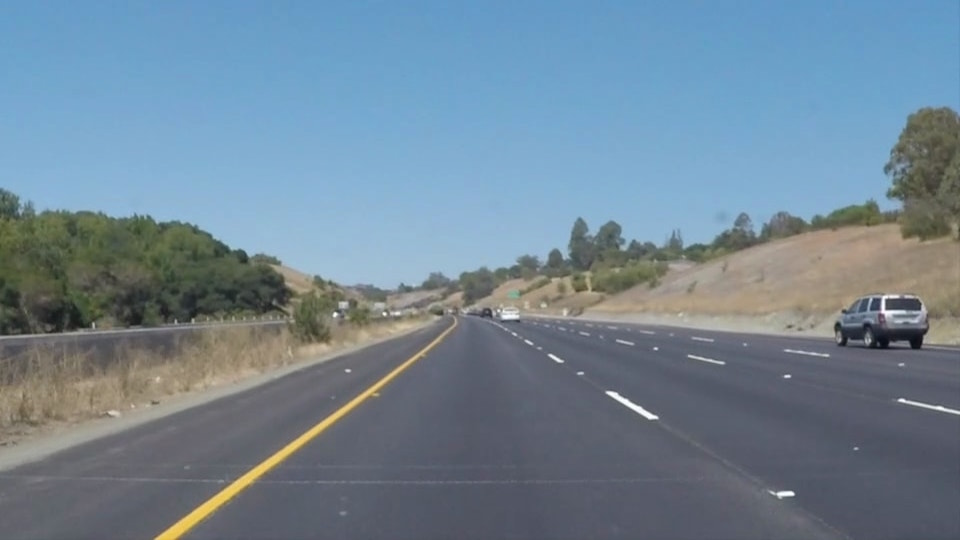
#> input picture test_images/solidYellowCurve.jpg, 960 x 540 px
$ jupyter execute --allow-errors P1.ipynb   (shell and % lines are left out)
#> lines starting #> are read from the running program, lines starting #| are printed output that depends on the picture; after the words box and inside, x2 and y2 are one past the last pixel; in counts of white or black regions, pixels touching at a corner belong together
# Self-Driving Car Engineer Nanodegree

## Project: **Finding Lane Lines on the Road**
***
In this project, you will use the tools you learned about in the lesson to identify lane lines on the road.  You can develop your pipeline on a series of individual images, and later apply the result to a video stream (really just a series of images). Check out the video clip "raw-lines-example.mp4" (also contained in this repository) to see what the output should look like after using the helper functions below.

Once you have a result that looks roughly like "raw-lines-example.mp4", you'll need to get creative and try to average and/or extrapolate the line segments you've detected to map out the full extent of the lane lines.  You can see an example of the result you're going for in the video "P1_example.mp4".  Ultimately, you would like to draw just one line for the left side of the lane, and one for the right.

In addition to implementing code, there is a brief writeup to complete. The writeup should be completed in a separate file, which can be either a markdown file or a pdf document. There is a [write up template](https://github.com/udacity/CarND-LaneLines-P1/blob/master/writeup_template.md) that can be used to guide the writing process. Completing both the code in the Ipython notebook and the writeup template will cover all of the [rubric points](https://review.udacity.com/#!/rubrics/322/view) for this project.

---
Let's have a look at our first image called 'test_images/solidWhiteRight.jpg'.  Run the 2 cells below (hit Shift-Enter or the "play" button above) to display the image.

**Note: If, at any point, you encounter frozen display windows or other confounding issues, you can always start again with a clean slate by going to the "Kernel" menu above and selecting "Restart & Clear Output".**

---

**The tools you have are color selection, region of interest selection, grayscaling, Gaussian smoothing, Canny Edge Detection and Hough Tranform line detection.  You  are also free to explore and try other techniques that were not presented in the lesson.  Your goal is piece together a pipeline to detect the line segments in the image, then average/extrapolate them and draw them onto the image for display (as below).  Once you have a working pipeline, try it out on the video stream below.**

---

<figure>

 <figcaption>
 <p></p>
 <p style="text-align: center;"> Your output should look something like this (above) after detecting line segments using the helper functions below </p>
 </figcaption>
</figure>
 <p></p>
<figure>

 <figcaption>
 <p></p>
 <p style="text-align: center;"> Your goal is to connect/average/extrapolate line segments to get output like this</p>
 </figcaption>
</figure>

**Run the cell below to import some packages.  If you get an `import error` for a package you've already installed, try changing your kernel (select the Kernel menu above --> Change Kernel).  Still have problems?  Try relaunching Jupyter Notebook from the terminal prompt.  Also, consult the forums for more troubleshooting tips.**

## Import Packages

[cell 1]
#importing some useful packages
import matplotlib.pyplot as plt
import matplotlib.image as mpimg
import numpy as np
import cv2

## Read in an Image

[cell 2]
#reading in an image
image = mpimg.imread('test_images/solidYellowCurve.jpg')
#> image is the input picture: shape (540, 960, 3); mean R, G, B 113, 133.4, 149

#printing out some stats and plotting
print('This image is:', type(image), 'with dimensions:', image.shape)
#| This image is: <class 'numpy.ndarray'> with dimensions: (540, 960, 3)
plt.imshow(image)  # if you wanted to show a single color channel image called 'gray', for example, call as plt.imshow(gray, cmap='gray')

## Ideas for Lane Detection Pipeline

**Some OpenCV functions (beyond those introduced in the lesson) that might be useful for this project are:**

`cv2.inRange()` for color selection
`cv2.fillPoly()` for regions selection
`cv2.line()` to draw lines on an image given endpoints
`cv2.addWeighted()` to coadd / overlay two images
`cv2.cvtColor()` to grayscale or change color
`cv2.imwrite()` to output images to file
`cv2.bitwise_and()` to apply a mask to an image

**Check out the OpenCV documentation to learn about these and discover even more awesome functionality!**

## Helper Functions

Below are some helper functions to help get you started. They should look familiar from the lesson!

[cell 3]
import math

def grayscale(img):
    """Applies the Grayscale transform
    This will return an image with only one color channel
    but NOTE: to see the returned image as grayscale
    (assuming your grayscaled image is called 'gray')
    you should call plt.imshow(gray, cmap='gray')"""
    return cv2.cvtColor(img, cv2.COLOR_RGB2GRAY)
    # Or use BGR2GRAY if you read an image with cv2.imread()
    # return cv2.cvtColor(img, cv2.COLOR_BGR2GRAY)

def canny(img, low_threshold, high_threshold):
    """Applies the Canny transform"""
    return cv2.Canny(img, low_threshold, high_threshold)

def gaussian_blur(img, kernel_size):
    """Applies a Gaussian Noise kernel"""
    return cv2.GaussianBlur(img, (kernel_size, kernel_size), 0)

def region_of_interest(img, vertices):
    """
    Applies an image mask.

    Only keeps the region of the image defined by the polygon
    formed from `vertices`. The rest of the image is set to black.
    """
    #defining a blank mask to start with
    mask = np.zeros_like(img)

    #defining a 3 channel or 1 channel color to fill the mask with depending on the input image
    if len(img.shape) > 2:
        channel_count = img.shape[2]  # i.e. 3 or 4 depending on your image
        ignore_mask_color = (255,) * channel_count
    else:
        ignore_mask_color = 255

    #filling pixels inside the polygon defined by "vertices" with the fill color
    cv2.fillPoly(mask, vertices, ignore_mask_color)

    #returning the image only where mask pixels are nonzero
    masked_image = cv2.bitwise_and(img, mask)
    return masked_image


def draw_lines(origimg, img, lines, color=[255, 0, 0], thickness=10):
    """
    NOTE: this is the function you might want to use as a starting point once you want to
    average/extrapolate the line segments you detect to map out the full
    extent of the lane (going from the result shown in raw-lines-example.mp4
    to that shown in P1_example.mp4).

    Think about things like separating line segments by their
    slope ((y2-y1)/(x2-x1)) to decide which segments are part of the left
    line vs. the right line.  Then, you can average the position of each of
    the lines and extrapolate to the top and bottom of the lane.

    This function draws `lines` with `color` and `thickness`.
    Lines are drawn on the image inplace (mutates the image).
    If you want to make the lines semi-transparent, think about combining
    this function with the weighted_img() function below
    """
    #for line in lines:
    #    for x1,y1,x2,y2 in line:
    #        cv2.line(img, (x1, y1), (x2, y2), color, thickness)

    x_right = []
    y_right = []
    x_left = []
    y_left = []
    min_degree=10
    max_degree=40

    for line in lines:
        for x1, y1, x2, y2 in line:
                if x2 != x1:
                    slope = ((y2 - y1) / (x2 - x1))
                    slope_degrees = np.arctan(slope)*180/np.pi
                    if (slope_degrees > min_degree and slope_degrees < max_degree) or (slope_degrees < -min_degree and slope_degrees > -max_degree):
                        if slope >= 0 and x1>=480 and x2>=480:  #Right lane
                            x_right.append(x1)
                            x_right.append(x2)
                            y_right.append(y1)
                            y_right.append(y2)
                        elif x1<480 and x2<480:  #Left lane
                            x_left.append(x1)
                            x_left.append(x2)
                            y_left.append(y1)
                            y_left.append(y2)

    # [4 lines of commented-out code are left out]

    fitR = np.polyfit(x_right, y_right, 1)
    fit_functionR = np.poly1d(fitR)
    #print (fit_functionR)
    x1R = min(x_right)
    y1R = int(fit_functionR(x1R))
    x2R = max(x_right)
    y2R = int(fit_functionR(x2R))
    cv2.line(origimg, (x1R, y1R), (x2R, y2R), color, thickness)

    fitL = np.polyfit(x_left, y_left, 1)
    fit_functionL = np.poly1d(fitL)
    #print (fit_functionL)
    x1L = min(x_left)
    y1L = int(fit_functionL(x1L))
    x2L = max(x_left)
    y2L = int(fit_functionL(x2L))
    cv2.line(origimg, (x1L, y1L), (x2L, y2L), color, thickness)


def hough_lines(origimg, img, rho, theta, threshold, min_line_len, max_line_gap):
    """
    `img` should be the output of a Canny transform.

    Returns an image with hough lines drawn.
    """
    lines = cv2.HoughLinesP(img, rho, theta, threshold, np.array([]), minLineLength=min_line_len, maxLineGap=max_line_gap)
    line_img = np.zeros((img.shape[0], img.shape[1], 3), dtype=np.uint8)
    draw_lines(origimg, line_img, lines)
    return origimg

# Python 3 has support for cool math symbols.

# [13 lines left out: function weighted_img, not called in this run]

## Test Images

Build your pipeline to work on the images in the directory "test_images"
**You should make sure your pipeline works well on these images before you try the videos.**

[cell 4]
import os
imgList=os.listdir("test_images/")
print(imgList)

## Build a Lane Finding Pipeline

Build the pipeline and run your solution on all test_images. Make copies into the `test_images_output` directory, and you can use the images in your writeup report.

Try tuning the various parameters, especially the low and high Canny thresholds as well as the Hough lines parameters.

[cell 5]
# TODO: Build your pipeline that will draw lane lines on the test_images
# then save them to the test_images_output directory.
for imgs in imgList:
    image = mpimg.imread('test_images/'+imgs)
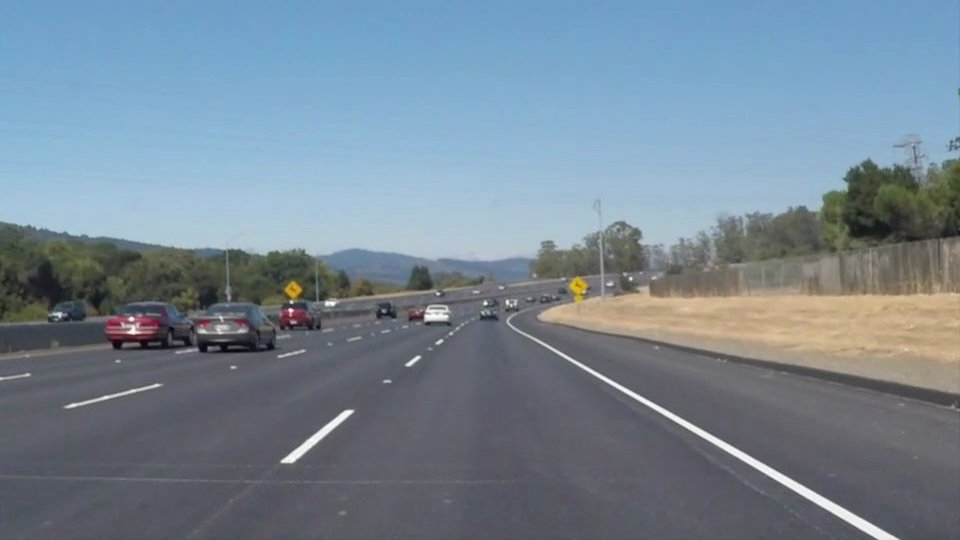
#> input picture test_images/solidWhiteCurve.jpg, 960 x 540 px
#> image is the input picture: shape (540, 960, 3); mean R, G, B 118.5, 134.5, 148.1
    tempImage=np.copy(image)

    gray = grayscale(tempImage)
#> in grayscale, `return cv2.cvtColor(img, cv2.COLOR_RGB2GRAY)`:
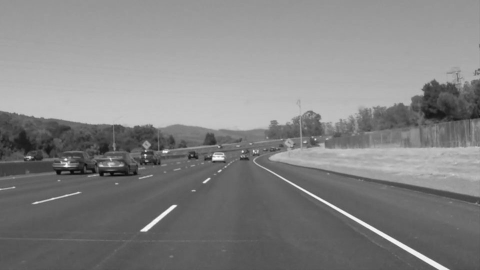
#> returned value: shape (540, 960) (shown at 1/2 size); min 5, max 255, mean 131.2
    #plt.imshow(gray, cmap='gray')

    kernel_size=5
    blur_gray=gaussian_blur(gray, kernel_size)

    edges = canny(blur_gray,50,110)
#> in canny, `return cv2.Canny(img, low_threshold, high_threshold)`:
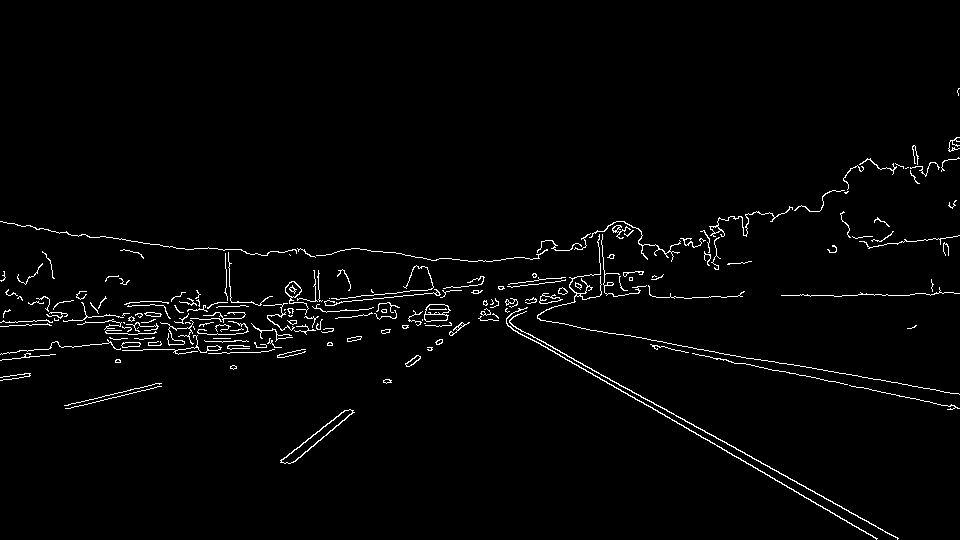
#> returned value: shape (540, 960); 2% white in thin lines or dots, all inside (x1, y1, x2, y2) = (0, 88, 960, 540)
    #plt.imshow(edges, cmap='Greys_r')

    vertices=np.array([[(0,540),(400,335),(590,335),(960,540)]],dtype=np.int32)
    masked_images=region_of_interest(edges,vertices)
#> in region_of_interest, `cv2.fillPoly(mask, vertices, ignore_mask_color)`:
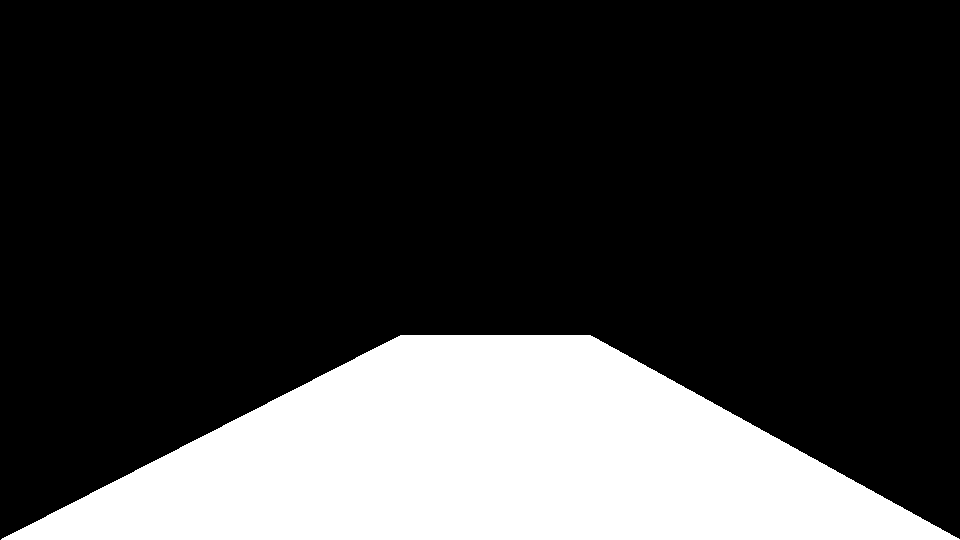
#> mask: shape (540, 960); 22.8% white; 1 white region, box (x1, y1, x2, y2) and area: (1, 335, 960, 540) 118055
#> in region_of_interest, `masked_image = cv2.bitwise_and(img, mask)`:
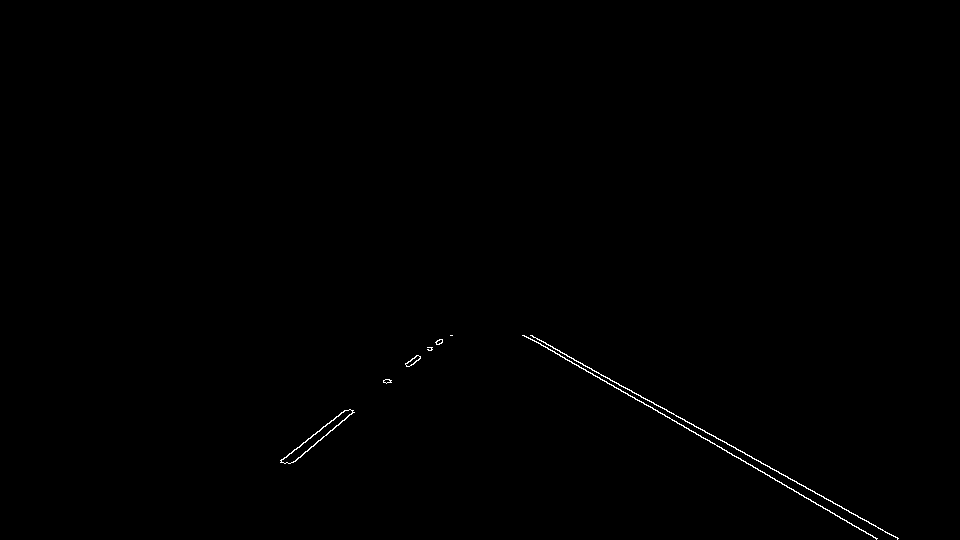
#> masked_image: shape (540, 960); 0.29% white in thin lines or dots, all inside (x1, y1, x2, y2) = (280, 335, 899, 540)
    #plt.imshow(masked_images)

    rho=1
    theta=np.pi/180
    threshold=1
    min_line_length=2
    min_line_gap=2
    line_image = np.copy(image)
    line_image = hough_lines(np.copy(image), masked_images, rho, theta, threshold, min_line_length, min_line_gap)
#> in hough_lines, `lines = cv2.HoughLinesP(img, rho, theta, threshold, np.array([]), minL..`: lines = 107 rows, first 6: [569, 361, 569, 356], [576, 365, 576, 360], [555, 353, 555, 348], [758, 470, 822, 506], [301, 445, 305, 441], [816, 504, 877, 538]
#> the loop in draw_lines, `for line in lines:` made 107 passes
#> after the loop in draw_lines, `for line in lines:`: x_left = 42 values, max 440 at index 21, min 284 at index 10, mean 354.4; x_right = 52 values, max 898 at index 7, min 522 at index 10, mean 681.2; y_left = 42 values, max 463 at index 10, min 343 at index 21, mean 408; y_right = 52 values, max 538 at index 3, min 335 at index 10, mean 423.8
#> in draw_lines, `fitR = np.polyfit(x_right, y_right, 1)`: fitR = [0.573, 33.76]
#> in draw_lines, `x1R = min(x_right)`: x1R = 522
#> in draw_lines, `y1R = int(fit_functionR(x1R))`: y1R = 332
#> in draw_lines, `x2R = max(x_right)`: x2R = 898
#> in draw_lines, `y2R = int(fit_functionR(x2R))`: y2R = 547
#> in draw_lines, `cv2.line(origimg, (x1R, y1R), (x2R, y2R), color, thickness)`:
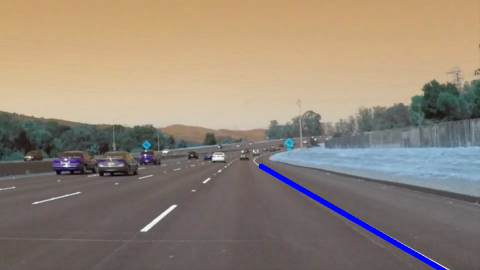
#> origimg: shape (540, 960, 3) (shown at 1/2 size); mean of channels 0, 1, 2 119.2, 133, 146.6; drawn as B, G, R
#> in draw_lines, `fitL = np.polyfit(x_left, y_left, 1)`: fitL = [-0.823, 699.6]
#> in draw_lines, `x1L = min(x_left)`: x1L = 284
#> in draw_lines, `y1L = int(fit_functionL(x1L))`: y1L = 465
#> in draw_lines, `x2L = max(x_left)`: x2L = 440
#> in draw_lines, `y2L = int(fit_functionL(x2L))`: y2L = 337
#> in draw_lines, `cv2.line(origimg, (x1L, y1L), (x2L, y2L), color, thickness)`:
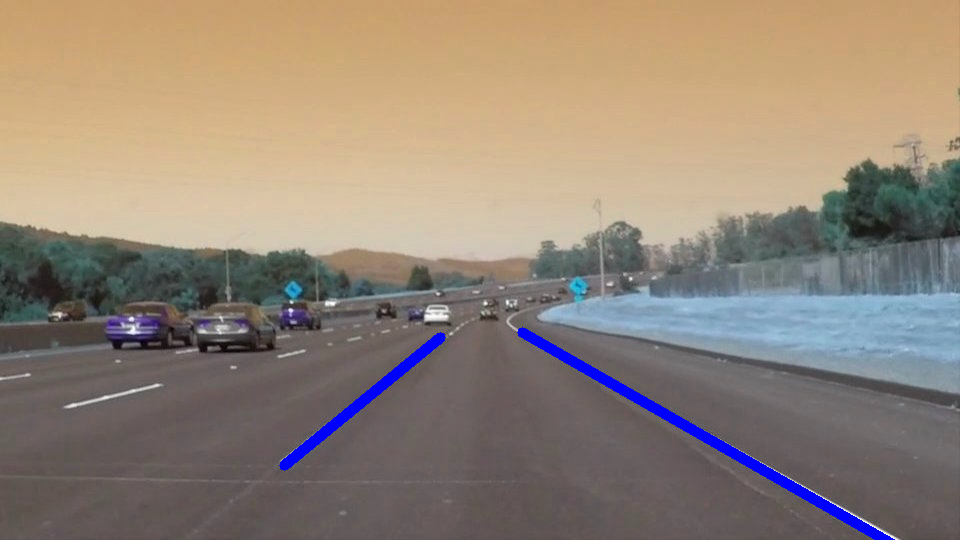
#> origimg: shape (540, 960, 3); 0.44% of pixels changed, all inside (x1, y1, x2, y2) = (279, 332, 446, 471); drawn as B, G, R
    plt.imshow(line_image)

    if not os.path.exists('test_images_output'):
            os.makedirs('test_images_output')
    plt.savefig('test_images_output/'+imgs)
#> pass 2 of the loop `for imgs in imgList:`:
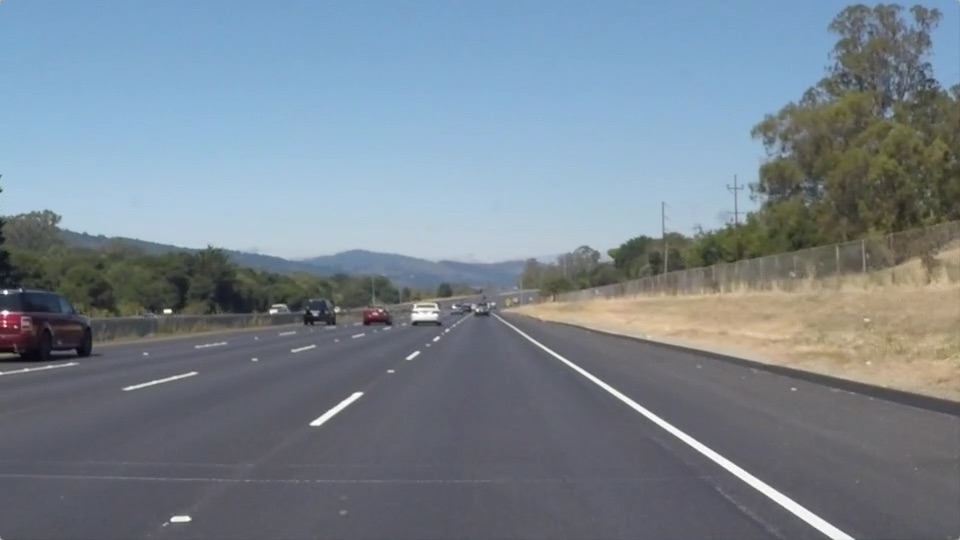
#> input picture test_images/solidWhiteRight.jpg, 960 x 540 px
#> image is the input picture: shape (540, 960, 3); mean R, G, B 120.3, 132.6, 143.7
#> in canny (call 2), `return cv2.Canny(img, low_threshold, high_threshold)`:
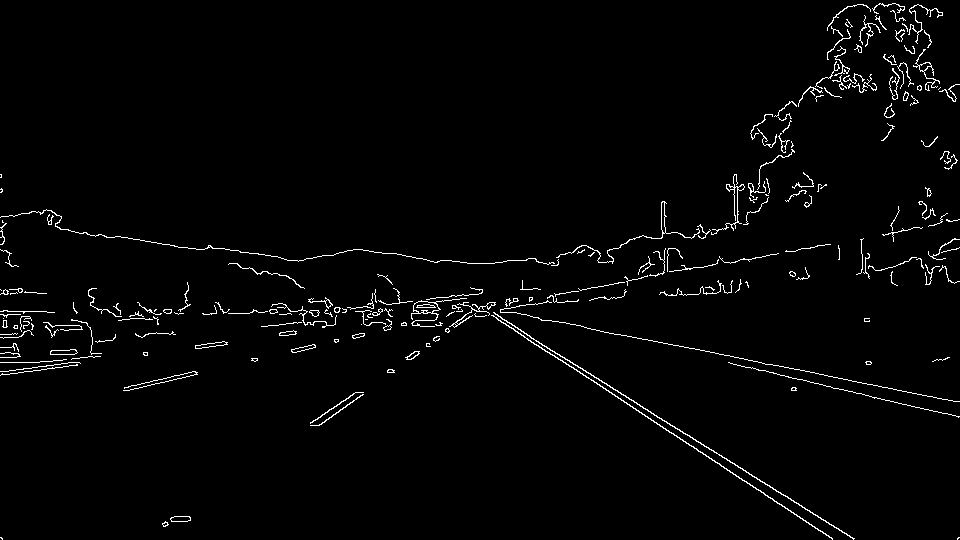
#> returned value: shape (540, 960); 2% white in thin lines or dots
#> lines = 180 rows, first 6: [310, 422, 352, 395], [527, 339, 527, 335], [700, 452, 702, 452], [163, 526, 167, 523], [544, 350, 544, 345], [836, 528, 841, 530]
#> the loop in draw_lines (call 2), `for line in lines:` made 180 passes
#> after the loop in draw_lines (call 2), `for line in lines:`: x_left = 36 values, max 439 at index 11, min 162 at index 4, mean 319.5; x_right = 164 values, max 841 at index 1, min 536 at index 110, mean 684.2; y_left = 36 values, max 526 at index 2, min 337 at index 10, mean 419.7; y_right = 164 values, max 530 at index 1, min 341 at index 110, mean 436.3
#> fitR = [0.632, 3.63]
#> x1R = 536
#> y1R = 342
#> x2R = 841
#> y2R = 535
#> fitL = [-0.671, 634]
#> x1L = 162
#> y1L = 525
#> x2L = 439
#> y2L = 339
#> in draw_lines (call 2), `cv2.line(origimg, (x1L, y1L), (x2L, y2L), color, thickness)`:
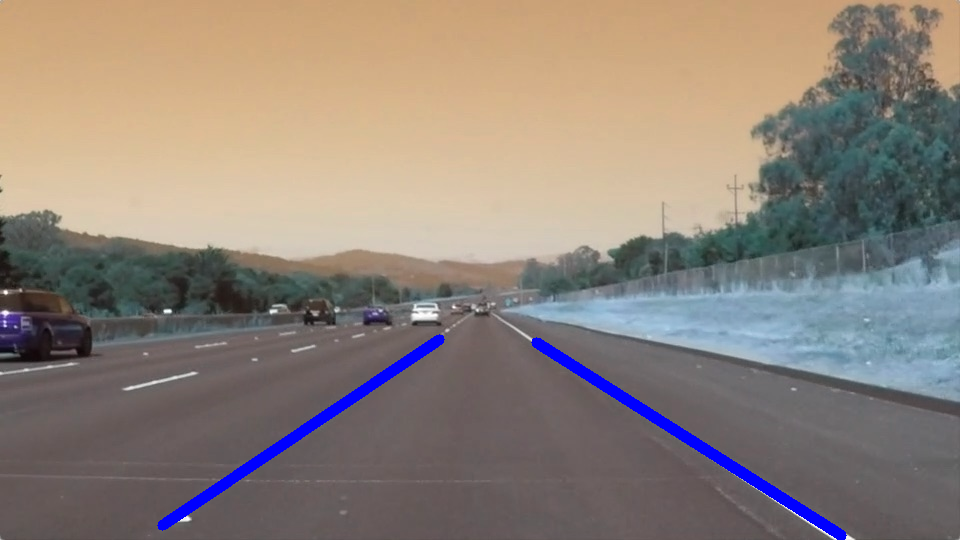
#> origimg: shape (540, 960, 3); mean of channels 0, 1, 2 121.8, 130.3, 141.3; drawn as B, G, R

# [8 lines of commented-out code are left out]
